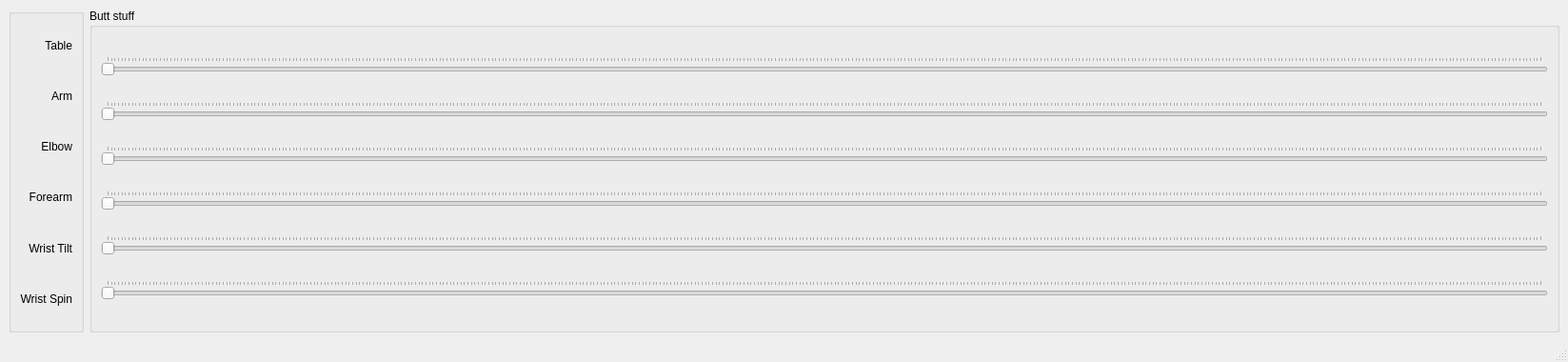
<?xml version="1.0" encoding="UTF-8"?>
<ui version="4.0">
 <class>MainWindow</class>
 <widget class="QMainWindow" name="MainWindow">
  <property name="geometry">
   <rect>
    <x>0</x>
    <y>0</y>
    <width>1647</width>
    <height>380</height>
   </rect>
  </property>
  <property name="windowTitle">
   <string>MainWindow</string>
  </property>
  <widget class="QWidget" name="centralwidget">
   <layout class="QHBoxLayout" name="horizontalLayout_8">
    <item>
     <widget class="QGroupBox" name="groupBox_2">
      <property name="title">
       <string/>
      </property>
      <layout class="QVBoxLayout" name="verticalLayout_3">
       <item>
        <widget class="QLabel" name="label_2">
         <property name="text">
          <string>Table</string>
         </property>
         <property name="alignment">
          <set>Qt::AlignRight|Qt::AlignTrailing|Qt::AlignVCenter</set>
         </property>
        </widget>
       </item>
       <item>
        <widget class="QLabel" name="label">
         <property name="text">
          <string>Arm</string>
         </property>
         <property name="alignment">
          <set>Qt::AlignRight|Qt::AlignTrailing|Qt::AlignVCenter</set>
         </property>
        </widget>
       </item>
       <item>
        <widget class="QLabel" name="label_4">
         <property name="text">
          <string>Elbow</string>
         </property>
         <property name="alignment">
          <set>Qt::AlignRight|Qt::AlignTrailing|Qt::AlignVCenter</set>
         </property>
        </widget>
       </item>
       <item>
        <widget class="QLabel" name="label_3">
         <property name="text">
          <string>Forearm</string>
         </property>
         <property name="alignment">
          <set>Qt::AlignRight|Qt::AlignTrailing|Qt::AlignVCenter</set>
         </property>
        </widget>
       </item>
       <item>
        <widget class="QLabel" name="label_5">
         <property name="text">
          <string>Wrist Tilt</string>
         </property>
         <property name="alignment">
          <set>Qt::AlignRight|Qt::AlignTrailing|Qt::AlignVCenter</set>
         </property>
        </widget>
       </item>
       <item>
        <widget class="QLabel" name="label_6">
         <property name="text">
          <string>Wrist Spin</string>
         </property>
         <property name="alignment">
          <set>Qt::AlignRight|Qt::AlignTrailing|Qt::AlignVCenter</set>
         </property>
        </widget>
       </item>
      </layout>
     </widget>
    </item>
    <item>
     <widget class="QGroupBox" name="groupBox">
      <property name="title">
       <string>Butt stuff</string>
      </property>
      <layout class="QVBoxLayout" name="verticalLayout_2">
       <item>
        <layout class="QHBoxLayout" name="horizontalLayout_6">
         <item>
          <widget class="QSlider" name="slider_table">
           <property name="minimum">
            <number>170</number>
           </property>
           <property name="maximum">
            <number>580</number>
           </property>
           <property name="orientation">
            <enum>Qt::Horizontal</enum>
           </property>
           <property name="invertedAppearance">
            <bool>false</bool>
           </property>
           <property name="invertedControls">
            <bool>false</bool>
           </property>
           <property name="tickPosition">
            <enum>QSlider::TicksAbove</enum>
           </property>
           <property name="tickInterval">
            <number>1</number>
           </property>
          </widget>
         </item>
        </layout>
       </item>
       <item>
        <layout class="QHBoxLayout" name="horizontalLayout_5">
         <item>
          <widget class="QSlider" name="slider_arm">
           <property name="minimum">
            <number>170</number>
           </property>
           <property name="maximum">
            <number>580</number>
           </property>
           <property name="orientation">
            <enum>Qt::Horizontal</enum>
           </property>
           <property name="invertedAppearance">
            <bool>false</bool>
           </property>
           <property name="invertedControls">
            <bool>false</bool>
           </property>
           <property name="tickPosition">
            <enum>QSlider::TicksAbove</enum>
           </property>
           <property name="tickInterval">
            <number>1</number>
           </property>
          </widget>
         </item>
        </layout>
       </item>
       <item>
        <layout class="QHBoxLayout" name="horizontalLayout_4">
         <item>
          <widget class="QSlider" name="slider_elbow">
           <property name="minimum">
            <number>170</number>
           </property>
           <property name="maximum">
            <number>580</number>
           </property>
           <property name="orientation">
            <enum>Qt::Horizontal</enum>
           </property>
           <property name="invertedAppearance">
            <bool>false</bool>
           </property>
           <property name="invertedControls">
            <bool>false</bool>
           </property>
           <property name="tickPosition">
            <enum>QSlider::TicksAbove</enum>
           </property>
           <property name="tickInterval">
            <number>1</number>
           </property>
          </widget>
         </item>
        </layout>
       </item>
       <item>
        <layout class="QHBoxLayout" name="horizontalLayout_3">
         <item>
          <widget class="QSlider" name="slider_forearm">
           <property name="minimum">
            <number>170</number>
           </property>
           <property name="maximum">
            <number>580</number>
           </property>
           <property name="orientation">
            <enum>Qt::Horizontal</enum>
           </property>
           <property name="invertedAppearance">
            <bool>false</bool>
           </property>
           <property name="invertedControls">
            <bool>false</bool>
           </property>
           <property name="tickPosition">
            <enum>QSlider::TicksAbove</enum>
           </property>
           <property name="tickInterval">
            <number>1</number>
           </property>
          </widget>
         </item>
        </layout>
       </item>
       <item>
        <layout class="QHBoxLayout" name="horizontalLayout_2">
         <item>
          <widget class="QSlider" name="slider_wrist_spin">
           <property name="minimum">
            <number>170</number>
           </property>
           <property name="maximum">
            <number>580</number>
           </property>
           <property name="orientation">
            <enum>Qt::Horizontal</enum>
           </property>
           <property name="invertedAppearance">
            <bool>false</bool>
           </property>
           <property name="invertedControls">
            <bool>false</bool>
           </property>
           <property name="tickPosition">
            <enum>QSlider::TicksAbove</enum>
           </property>
           <property name="tickInterval">
            <number>1</number>
           </property>
          </widget>
         </item>
        </layout>
       </item>
       <item>
        <layout class="QHBoxLayout" name="horizontalLayout">
         <item>
          <widget class="QSlider" name="slider_wrist_spin_2">
           <property name="minimum">
            <number>170</number>
           </property>
           <property name="maximum">
            <number>580</number>
           </property>
           <property name="orientation">
            <enum>Qt::Horizontal</enum>
           </property>
           <property name="invertedAppearance">
            <bool>false</bool>
           </property>
           <property name="invertedControls">
            <bool>false</bool>
           </property>
           <property name="tickPosition">
            <enum>QSlider::TicksAbove</enum>
           </property>
           <property name="tickInterval">
            <number>1</number>
           </property>
          </widget>
         </item>
        </layout>
       </item>
      </layout>
     </widget>
    </item>
   </layout>
  </widget>
  <widget class="QMenuBar" name="menubar">
   <property name="geometry">
    <rect>
     <x>0</x>
     <y>0</y>
     <width>1647</width>
     <height>26</height>
    </rect>
   </property>
  </widget>
  <widget class="QStatusBar" name="statusbar"/>
 </widget>
 <resources/>
 <connections/>
</ui>
